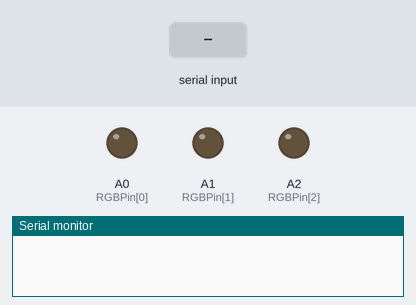
The sketch below on a simulated Arduino Uno, built with avr-gcc and run on an emulated ATmega328P. Shown: output pins drawn as LEDs (lit = HIGH), the last lines printed to the serial monitor. The test bench sets the inputs (shaded band).

Above: at 1.2 s.
1.3 s: "a" received over Serial
At 1.8 s:
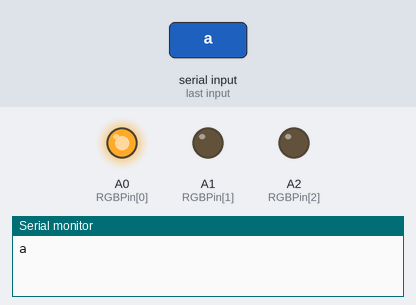
2.8 s: "s" received over Serial
At 4.0 s:
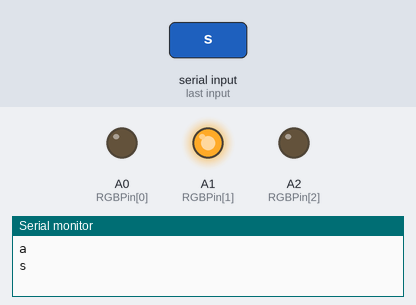
4.3 s: "d" received over Serial
At 5.3 s:
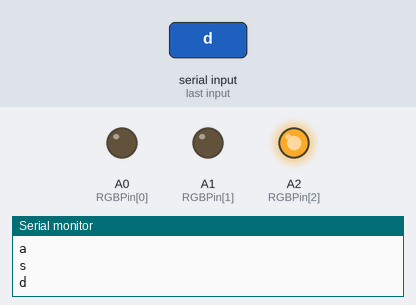
5.8 s: "f" received over Serial
At 6.4 s:
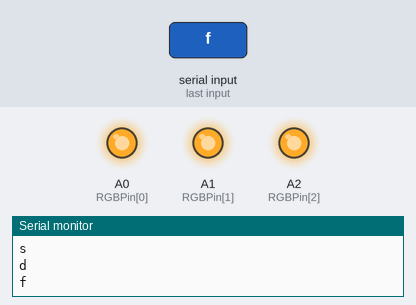
Timing chart, 0 to 8.3 s (numbered marks = the images above; inputs shaded):
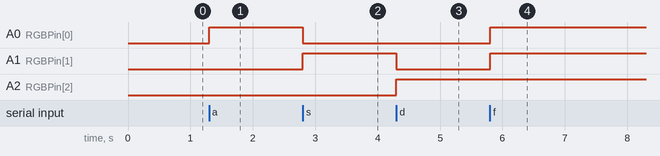

The sketch:

Lab2-3.ino
```cpp
int RGBPin[] = {A0,A1,A2};
int i = 0;
void setup() {
  pinMode(RGBPin[0],OUTPUT);
  pinMode(RGBPin[1],OUTPUT);
  pinMode(RGBPin[2],OUTPUT);
  Serial.begin(9600);
}

void loop() {
char In = Serial.read();

    if(In == 'a'){
      Serial.println("a");
      color(255,0,0);
      delay(200);
    }else if(In == 's'){
      Serial.println("s");
      color(0,255,0);
      delay(200);
    }else if(In == 'd'){
      Serial.println("d");
      color(0,0,255);
      delay(200);
    }else if(In == 'f'){
      Serial.println("f");
      color(255,255,255);
      delay(200);
    }

}

void color(int R ,int G ,int B) {
  analogWrite(RGBPin[0],R);
  analogWrite(RGBPin[1],G);
  analogWrite(RGBPin[2],B);
}
```

Measured:
- after the input at 1.3 s, A0 (RGBPin[0]): LOW → HIGH at once
- after the input at 2.8 s, A0 (RGBPin[0]): HIGH → LOW at once; A1 (RGBPin[1]): LOW → HIGH at once
- after the input at 4.3 s, A1 (RGBPin[1]): HIGH → LOW at once; A2 (RGBPin[2]): LOW → HIGH at once
- after the input at 5.8 s, A0 (RGBPin[0]), A1 (RGBPin[1]): LOW → HIGH at once
